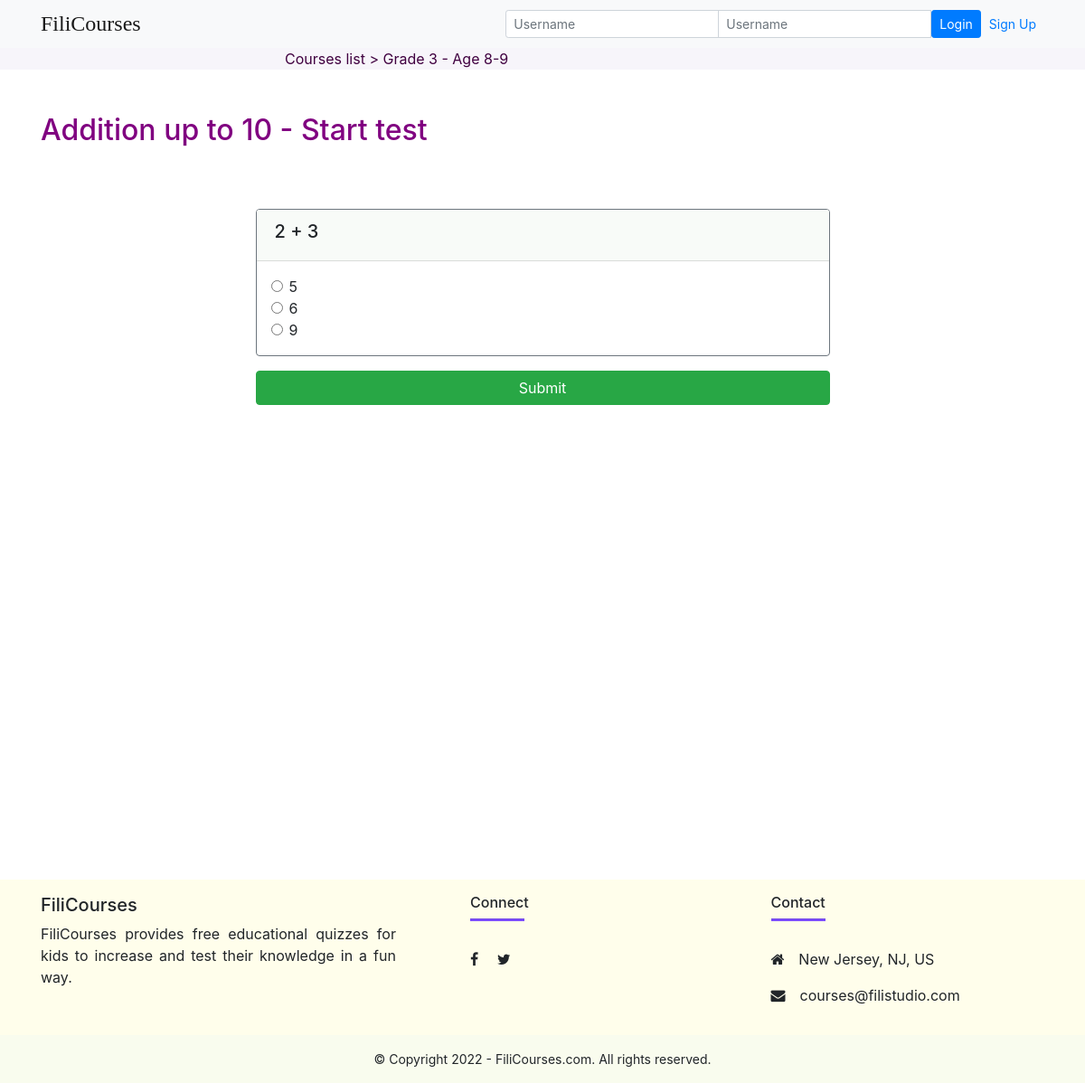
The page /grade/3/test/1/ on the database as committed earlier.
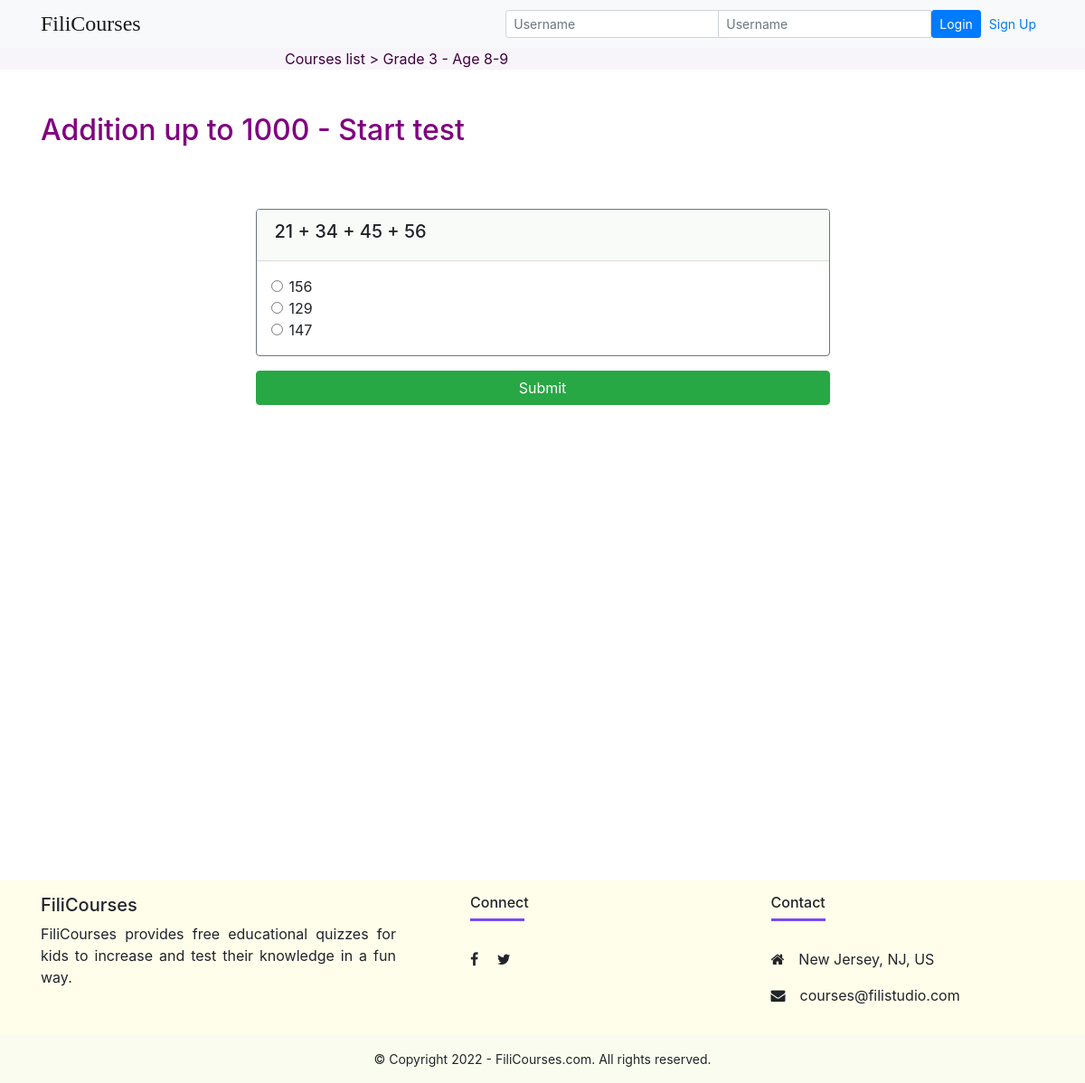
The same page on the database as committed later.
### courses/models.py (models this page shows, shortened)
class Lesson(models.Model):
    title = models.CharField(max_length=200, default="Lesson title")
    order = models.IntegerField(default=0)
    image = models.CharField(max_length=2083, default="none")
    course = models.ForeignKey(Course, on_delete=models.CASCADE)
    content = models.TextField()

class Question(models.Model):
    question_text = models.CharField(max_length=200, default="Question")
    grade = models.IntegerField(default=1)
    image = models.CharField(max_length=2083, default="none")
    lesson = models.ForeignKey(Lesson, on_delete=models.CASCADE)

class Choice(models.Model):
    question = models.ForeignKey(Question, on_delete=models.CASCADE)
    choice_text = models.CharField(max_length=200)
    is_correct = models.BooleanField(default=True)

### courses/views.py (the view)
# urls.py: path('grade/<int:course_id>/test/<int:lesson_id>/', views.start_test, name='start_test'),
def start_test(request, course_id, lesson_id):
    lesson = get_object_or_404(Lesson, pk=lesson_id)
    course = get_object_or_404(Course, pk=course_id)
    context = {'lesson': lesson, 'course': course, 'course_id': course_id}
    return render(request, 'course_test.html', context)

### courses/templates/course_test.html (shortened to what this page needs)
{% extends "base.html" %}
{% block content %}
<div class="course-list">
    <div class="container w-50 mx-auto">
        <a class="link-unstyled" href="{% url 'courses:index' %}"> Courses list</a>
        > <a class="link-unstyled" href="{% url 'courses:course_details' course_id %}">{{course.name}}</a>
    </div>
</div>
<div class="container mt-5 mb-5 min-vh-100">
    <h2 class="mb-5 start-test-title">{{ lesson.title }} - Start test</h2>
    <div class="row">
        <div class="card-columns-vertical col-lg-7 mt-3 mx-auto">
        <form id="questionform" action="{% url 'courses:submit_course_test' course_id=course_id lesson_id=lesson.id %}" method="post">
            {% for question in lesson.question_set.all %}
            <div class="card mt-1 mb-3 border-secondary">
                {% if question.image != "none" %}
                <div class="card-header card-header bg-white">
                    <img class="img-fluid" src="{{ question.image }}">
                {% else %}
                <div class="card-header card-header-green">
                    <h5>{{ question.question_text}}</h5>
                    {% endif %}
                </div>
                    <div class="form-group m-3">
                        {% for choice in question.choice_set.all %}
                        <div class="form-check">
                            <input type="radio" id="{{choice.id}}"
                                   name="choice_{{ question.id }}" class="form-check-input"
                                   value="{{choice.id}}" required>
                            <label for="{{choice.id}}" class="form-check-label">{{ choice.choice_text }}
                            </label>
                        </div>
                        {% endfor %}
                    </div>
            </div>
            {% endfor %}
            <input class="btn btn-success btn-block mt-2" type="submit" value="Submit">
        </form>
        </div>
    </div>
</div>
{% endblock %}

Rows that differ between the two databases and show on the page:
changed Lesson: title "Addition up to 10" → "Addition up to 1000"
changed Question: question_text "2 + 3" → "21 + 34 + 45 + 56"
changed Choice (number 1 of 3 on the later page): id "☐ 5" → "☐ 156"; choice_text "5" → "156"
changed Choice (number 2 of 3 on the later page): id "☐ 6" → "☐ 129"; choice_text "6" → "129"
changed Choice (number 3 of 3 on the later page): id "☐ 9" → "☐ 147"; choice_text "9" → "147"
